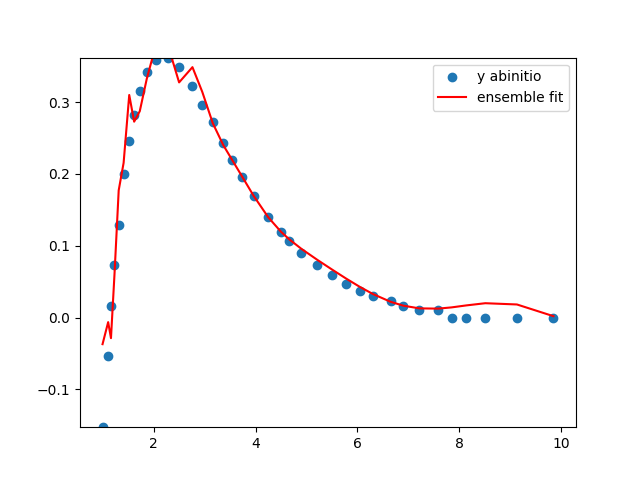

Python code for this plot:
import numpy as np
import matplotlib.pyplot as plt

def solve_poly(x,y):
    degree = len(y)
    exponents = -1*np.arange(degree)

    D = np.power(x[:,np.newaxis],exponents[np.newaxis,:])
    theta = np.linalg.solve(D,y)
    return theta

def poly_eval(x,theta):
    degree = len(theta)
    exponents = -1*np.arange(degree)
    D = np.power(x[:,np.newaxis],exponents[np.newaxis,:])
    return np.sum(D * theta,axis=1)

def rbf(w,a,xtrain,x):
    dist = xtrain - x
    psi = np.exp(-a*dist**2)
    y = w * psi
    return y
    
hopping_data = np.loadtxt("../data/popov_hopping_pp_sigma.txt")
x = hopping_data[:,0]
y = hopping_data[:,1]

n_params = len(y)
n_samples = 1 #2000

param_ensemble = np.zeros((n_samples,n_params))
y_fit = np.zeros((n_samples,len(y)))
for i in range(n_samples):
    choose_ind = np.random.choice(range(len(y)),n_params, replace=False)
    x_sub = x[choose_ind]
    y_sub = y[choose_ind]
    param_ensemble[i,:] = solve_poly(x_sub,y_sub)
    y_fit[i,:] = poly_eval(x,param_ensemble[i,:])

mean_yfit = np.mean(y_fit,axis=0)
std_yfit = np.std(y_fit,axis=0)

plt.scatter(x,y,label="y abinitio")
plt.plot(x,mean_yfit,label="ensemble fit",c="red")
plt.fill_between(x,mean_yfit-std_yfit,mean_yfit+std_yfit,alpha=0.3)
plt.legend()
plt.ylim((np.min(y),np.max(y)))
plt.savefig("poly_ensemble_fit.png")
plt.clf()


